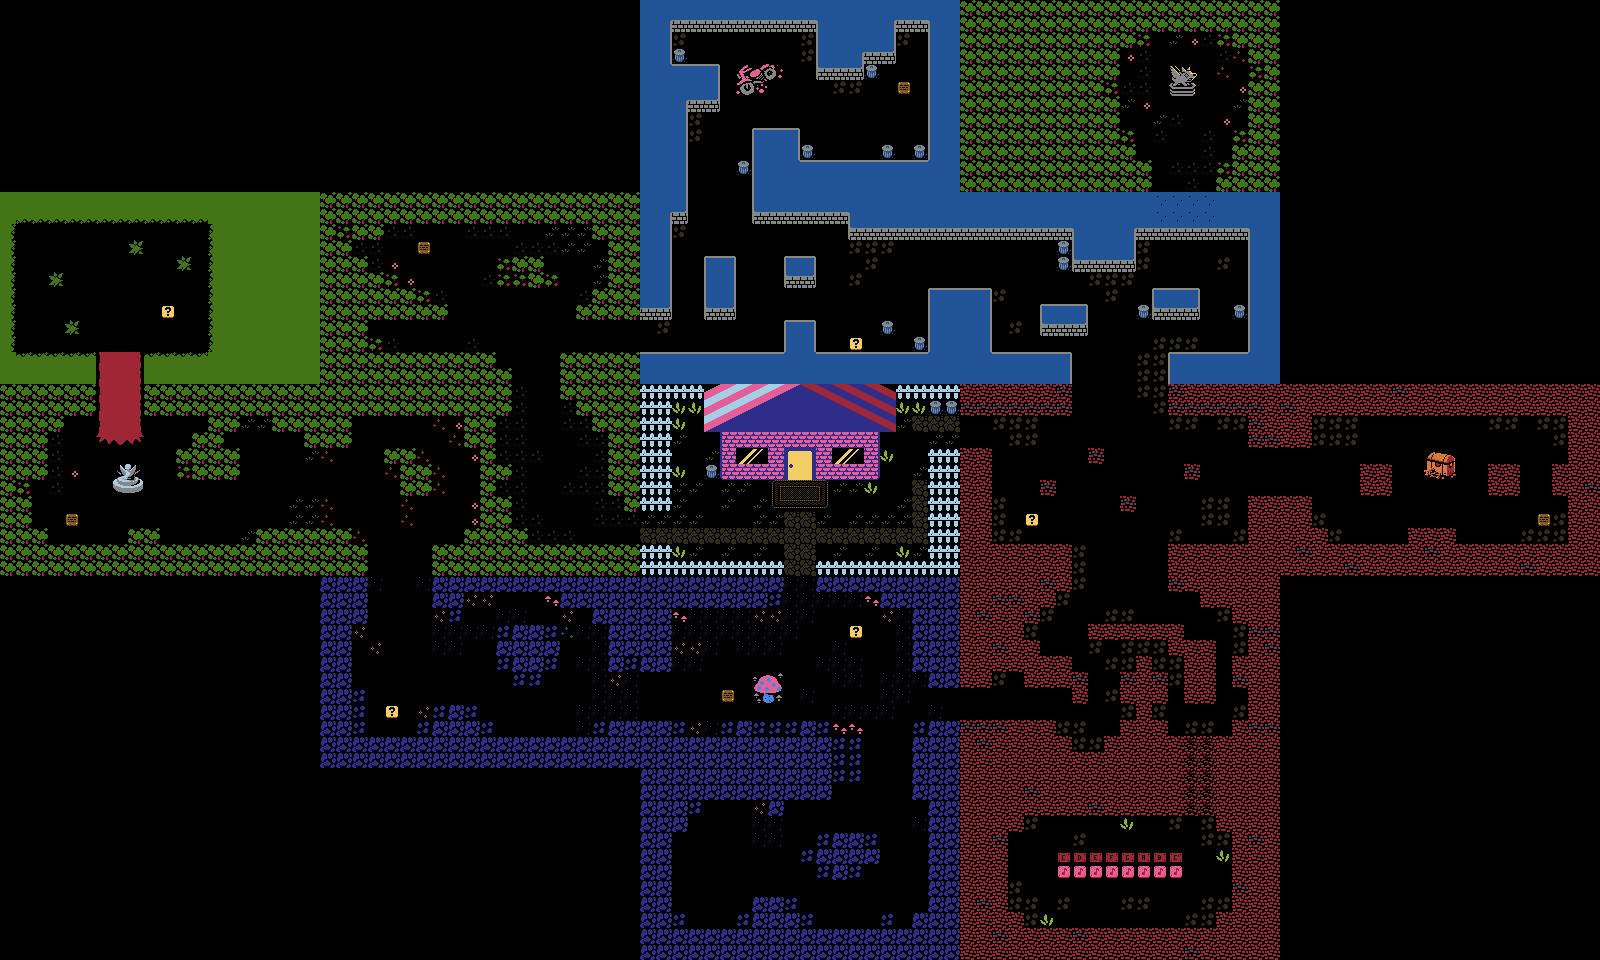

A 2D game scene composited from a Tiled map and its tileset images. What follows is a short description and the map's XML, with each tile layer's data collapsed to a summary:
An orthogonal 100x60 tile map with 16x16 px tiles, 1 tile layer (Tile Layer 1).

<map version="1.10" tiledversion="1.10.1" orientation="orthogonal" renderorder="right-down" width="100" height="60" tilewidth="16" tileheight="16" infinite="0" nextlayerid="2" nextobjectid="1">
 <editorsettings>
  <chunksize width="20" height="16" />
 </editorsettings>
 <tileset firstgid="1" name="ChatChat Tileset" tilewidth="16" tileheight="16" tilecount="140" columns="20" backgroundcolor="#000000">
  <image source="./chatchat-tiles.png" width="320" height="112" />
 </tileset>
 <layer id="1" name="Tile Layer 1" width="100" height="60">
  <data>[6000 cells, 6000 non-empty, 123 distinct tile ids]</data>
 </layer>
</map>